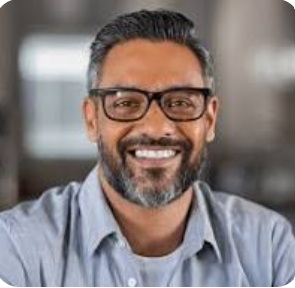
#> input picture 06_Mean_Filter/input3.jpg, 295 x 288 px
$ python program.py
#> lines starting #> are read from the running program, lines starting #| are printed output that depends on the picture
import cv2
import numpy as np
img = cv2.imread("input3.jpg",0)
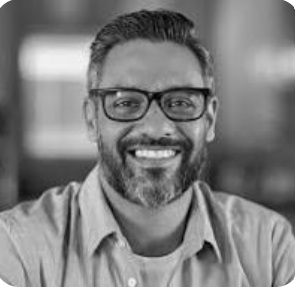
#> img: shape (288, 295); min 3, max 255, mean 127
mean = cv2.blur(img,(5,5))
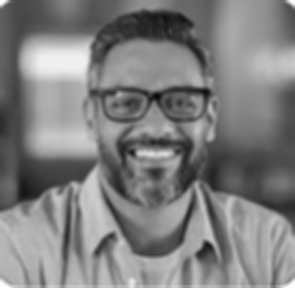
#> mean: shape (288, 295); min 8, max 254, mean 126.9
cv2.imshow("output.png",img)
cv2.imshow("mean image",mean)
cv2.imwrite("output.png",mean)
cv2.waitKey(0)
cv2.destroyAllWindows()
